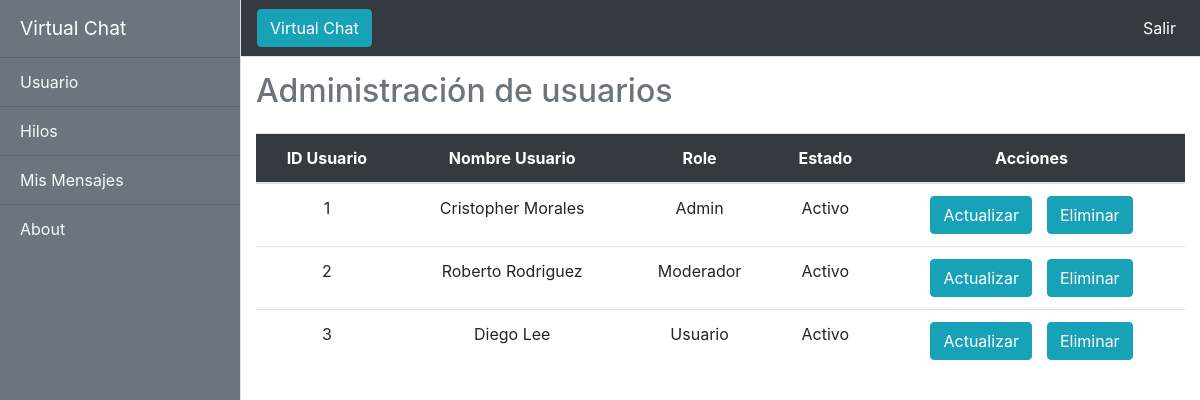
/view/usuarios_actualizar.php, run on the app's committed database.
### tables this page shows
CREATE TABLE USUARIOS (
	ID_USUARIO 		INT NOT NULL PRIMARY KEY AUTO_INCREMENT, 
    NOMBRE_USUARIO	VARCHAR(50) NOT NULL, 
    CONTRASEÑA 		VARCHAR(25) NOT NULL, 
    ROLE_USUARIO 	INT NOT NULL, 
    ESTADO 			BOOLEAN, 
    CDATE date DEFAULT NULL,
    FOREIGN KEY (ROLE_USUARIO) REFERENCES ROLES (ID_ROLE) ON DELETE CASCADE ON UPDATE CASCADE 
);

CREATE TABLE ROLES (
	ID_ROLE 	INT NOT NULL PRIMARY KEY ,
    TIPO_ROLE 	VARCHAR(25) NOT NULL
);

### model/model-usuarios.php (called while the page is built, shortened)
<?php
    function consultarUsuarios(){
        $instancia = AbrirDB();
        $listaUsuarios = $instancia -> query("CALL VER_USUARIOS();");
        return $listaUsuarios;
    }
?>

### controller/UsuariosController.php (the view, shortened to what this page needs)
<?php
include_once '../model/model-usuarios.php';
function ConsultarUsuariosController()
{
    $listaUsuarios = consultarUsuarios();
    $estado = "";
    $idUsuario = $_SESSION["IDuser"];
    while ($item = mysqli_fetch_array($listaUsuarios)) {
        if($idUsuario != $item['ID_USUARIO']){
            if($item["ESTADO"] == 1) {
                $estado = "Activo";
            } else {
                $estado = "Inactivo";
            }
            echo "<tr>";
            echo "<td>" . $item["ID_USUARIO"] . "</td>";
            echo "<td>" . $item["NOMBRE_USUARIO"] . "</td>";
            echo "<td>" . $item["TIPO_ROLE"] . "</td>";
            echo "<td>" . $estado . "</td>";
            echo '<td><button type="button" class="btn btn-info" data-toggle="modal" data-target="#exampleModalCenter" onclick = "changeValues(this)">Actualizar</button>';
            echo '<input type="button" style = "margin-left: 15px;" class = "btn btn-info" onclick="deleteUserAdmin(' . $item["ID_USUARIO"] . ');" value="Eliminar" class="btn"></td>';
            echo "</tr>";
        }
    }
}
?>

### view/usuarios_actualizar.php (shortened to what this page needs)
<?php
  include 'componentes.php';
  include '../controller/UsuariosController.php';
?>
<!DOCTYPE html>
<html lang="en">
<head>
    <link href="../vendor/bootstrap/css/bootstrap.min.css" rel="stylesheet">
    <link href="../css/simple-sidebar.css" rel="stylesheet">
</head>
<body>
    <div class="d-flex" id="wrapper">
        <?php MostrarMenu();?>
        <?php MostrarNav();?>
        <?php
        $IDuser = $_SESSION["IDuser"]
        ?>
        <h2 class="text-secondary" style="padding: 15px"> Administración de usuarios </h2>
        <div class="container-fluid">
            <table id="tUsuarios" class="table">
                <thead class="text-center bg-dark text-white">
                    <th>ID Usuario</th>
                    <th>Nombre Usuario</th>
                    <th>Role</th>
                    <th>Estado</th>
                    <th>Acciones</th>
                </thead>
                <tbody class="text-center">
                    <?php
                    ConsultarUsuariosController($IDuser);
                    ?>
                </tbody>
            </table>
        </div>
    </div>
</body>
</html>

### view/componentes.php (shortened to what this page needs)
<?php
    function MostrarMenu(){
    echo '
        <div class="bg-secondary border-right" id="sidebar-wrapper">
            <div class="sidebar-heading text-white">Virtual Chat </div>
                <div class="list-group list-group-flush">
                    <a href="main.php" class="list-group-item list-group-item-action bg-secondary text-light">Usuario</a>
                    <a href="hilos.php" class="list-group-item list-group-item-action bg-secondary text-light">Hilos</a>
                    <a href="misMensajes.php" class="list-group-item list-group-item-action bg-secondary text-light">Mis Mensajes</a>';
    echo '<a href="#" class="list-group-item list-group-item-action bg-secondary text-light">About</a>';
    echo '</div>
        </div>
    ';
    }
?>
<?php
    function MostrarNav(){
        echo '
        <div id="page-content-wrapper">
          <nav class="navbar navbar-expand-lg navbar-dark bg-dark border-bottom">
            <button class="btn btn-info" id="menu-toggle">Virtual Chat</button>
            <button class="navbar-toggler" type="button" data-toggle="collapse" data-target="#navbarSupportedContent" aria-controls="navbarSupportedContent" aria-expanded="false" aria-label="Toggle navigation">
              <span class="navbar-toggler-icon"></span>
            </button>
            <div class="collapse navbar-collapse" id="navbarSupportedContent">
              <ul class="navbar-nav ml-auto mt-2 mt-lg-0">
                <li class="nav-item">
                  <a class="nav-link" style = "color:white" href="../index.php">Salir</a>
                </li>
              </ul>
            </div>
          </nav>
        ';
    }
?>

### css/simple-sidebar.css (style rules this page uses)
body { overflow-x: hidden; }
#sidebar-wrapper { min-height: 100vh; margin-left: -15rem; -webkit-transition: margin .25s ease-out; -moz-transition: margin .25s ease-out; -o-transition: margin .25s ease-out; transition: margin .25s ease-out; }
#sidebar-wrapper .sidebar-heading { padding: 0.875rem 1.25rem; font-size: 1.2rem; }
#sidebar-wrapper .list-group { width: 15rem; }
#page-content-wrapper { min-width: 100vw; }
@media (min-width: 768px) { #sidebar-wrapper { margin-left: 0; } }
@media (min-width: 768px) { #page-content-wrapper { min-width: 0; width: 100%; } }

### data on the page
usuarios: ID_USUARIO "1", NOMBRE_USUARIO "Cristopher Morales", ROLE_USUARIO.TIPO_ROLE "Admin", ESTADO "Activo"
usuarios: ID_USUARIO "2", NOMBRE_USUARIO "Roberto Rodriguez", ROLE_USUARIO.TIPO_ROLE "Moderador", ESTADO "Activo"
usuarios: ID_USUARIO "3", NOMBRE_USUARIO "Diego Lee", ROLE_USUARIO.TIPO_ROLE "Usuario", ESTADO "Activo"
